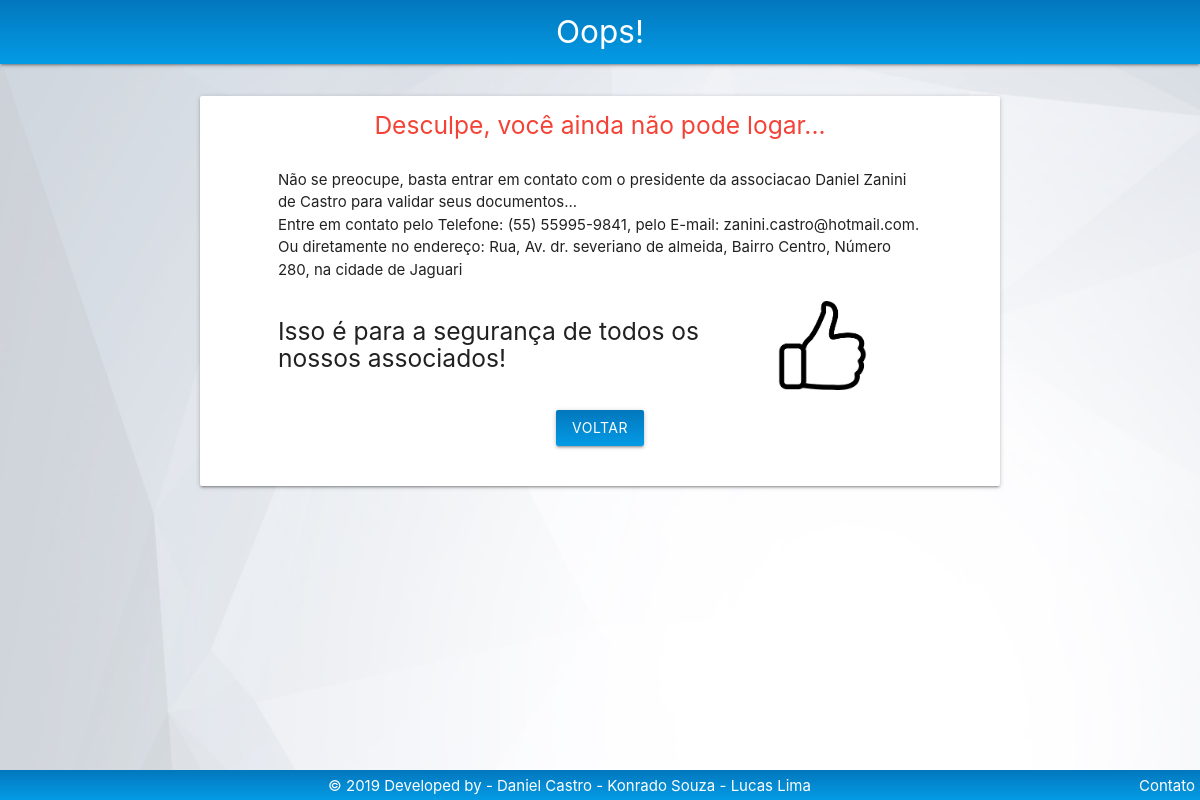
/Tela/Sistema/loginRecusado.php, run on the app's committed database.
### tables this page shows
CREATE TABLE `usuario` (
  `id` int(11) NOT NULL,
  `nome` varchar(100) NOT NULL,
  `usuario` varchar(50) NOT NULL,
  `senha` varchar(150) NOT NULL,
  `cidade` varchar(100) NOT NULL,
  `bairro` varchar(100) NOT NULL,
  `rua` varchar(100) NOT NULL,
  `numero` varchar(10) NOT NULL,
  `cep` varchar(9) NOT NULL,
  `cpf` varchar(14) NOT NULL,
  `rg` varchar(20) NOT NULL,
  `data_nasc` varchar(11) NOT NULL,
  `telefone` varchar(15) NOT NULL,
  `email` varchar(100) NOT NULL,
  `data_associacao` varchar(15) NOT NULL,
  `fotoPerfil` varchar(150) DEFAULT '../Img/Src/user_icon.png',
  `pode_logar` varchar(30) DEFAULT 'false',
  `administrador` varchar(30) DEFAULT 'false'
);

### Controle/usuarioPDO.php (called while the page is built, shortened)
<?php
if (realpath("./index.php")) {
    include_once "./Controle/conexao.php";
    include_once './Modelo/usuario.php';
    include_once './Modelo/aluno.php';
    include_once './Modelo/diretoria.php';
} else {
    if (realpath("../index.php")) {
        include_once "../Controle/conexao.php";
        include_once '../Modelo/usuario.php';
        include_once '../Modelo/aluno.php';
        include_once '../Modelo/diretoria.php';
    } else {
        if (realpath("../../index.php")) {
            include_once '../../Modelo/usuario.php';
        }
    }
}
class usuarioPDO {
    public function selectPresidente() {
        $conexao = new conexao();
        $pdo = $conexao->getConexao();
        $stmt = $pdo->prepare("SELECT id_usuario FROM diretoria WHERE cargo LIKE 'Presidente';");
        $stmt->execute();
        $linha = $stmt->fetch();
        $stmt = $pdo->prepare("SELECT * FROM usuario WHERE id = " . $linha['id_usuario']);
        $stmt->execute();
        $linha = $stmt->fetch();
        $presidente = new usuario($linha);
        return $presidente;
    }
}

### Modelo/usuario.php (called while the page is built, shortened)
<?php
class usuario {
    private $nome;
    private $cidade;
    private $bairro;
    private $rua;
    private $numero;
    private $data_nasc;
    private $telefone;
    private $email;
    public function __construct() {
        if (func_num_args() == 1) {
            $atributos = func_get_args()[0];
        }
        if (!is_null($this->data_nasc) && $this->data_nasc!= '') {
            $anoAtual = date('Y');
            $mesAtual = date('m');
            $nascimento = $this->data_nasc;
            list($dia, $mes, $ano) = explode('/', $nascimento);
            $idade = $anoAtual - $ano;
        }
    }
    function getNome() {
        return $this->nome;
    }
    function getCidade() {
        return $this->cidade;
    }
    function getBairro() {
        return $this->bairro;
    }
    function getRua() {
        return $this->rua;
    }
    function getNumero() {
        return $this->numero;
    }
    function getTelefone() {
        return $this->telefone;
    }
    function getEmail() {
        return $this->email;
    }
}

### Tela/Sistema/loginRecusado.php (the view, shortened to what this page needs)
<!DOCTYPE html>
<html>
    <head>
        <?php
        include_once '../../Base/header.php';
        include_once '../../Controle/usuarioPDO.php';
        $usuarioPDO = new usuarioPDO();
        include_once '../../Modelo/usuario.php';
        $presidente = $usuarioPDO->selectPresidente();
        ?>
    </head>
    <body class="homeimg">
        <nav class="nav-extended ">
            <div class="nav-wrapper corpadrao">
                <a class="brand-logo center">Oops!</a>
            </div>
        </nav>
        <main id="main">
            <div class="row">
                <div style="height: 3vh;"></div>
                <div class="col s8 offset-s2 card center">
                    <div class="row">
                        <div class="col s10 offset-s1">
                            <div class="row">
                                <h5 class="red-text">Desculpe, você ainda não pode logar...</h5>
                            </div>
                            <div class="row">
                                <span class="left-align col s12 ">
                                    Não se preocupe, basta entrar em contato com o presidente da associacao <?php echo $presidente->getNome(); ?>
                                    para validar seus documentos...<br>Entre em contato pelo Telefone: <?php echo $presidente->getTelefone(); ?>,
                                    pelo E-mail: <?php echo $presidente->getEmail(); ?>.<br>Ou diretamente no endereço:
                                    Rua, <?php echo $presidente->getRua(); ?>, Bairro <?php echo $presidente->getBairro(); ?>,
                                    Número  <?php echo $presidente->getNumero(); ?>, na cidade de <?php echo $presidente->getCidade(); ?>
                                </span>
                            </div>
                            <div class="row left-align">
                                <h5 class="col s9">
                                    Isso é para a segurança de todos os nossos associados!</h5>
                                <img class="col s2" src="../../Img/Src/sintoMuito.png">
                            </div>
                            <div class="row">
                                <a href="./login.php" class="btn hoverable corpadrao">Voltar</a>
                            </div>
                        </div>
                    </div>
                </div>
            </div>
        </main>
        <?php include_once '../../Base/footer.php'; ?>
    </body>
</html>

### css/custom.css (style rules this page uses)
.homeimg { background-image: url('../Img/PlanoFundo/bg2.jpg'); background-size: 100% 100%; background-attachment: fixed; }
.corpadrao { background: linear-gradient(to bottom, #0277bd , #039be5); }

### data on the page
usuario: nome "Daniel Zanini de Castro", telefone "(55) 55995-9841", email "zanini.castro@hotmail.com", rua "Av. dr. severiano de almeida", bairro "Centro", numero "280", cidade "Jaguari"
